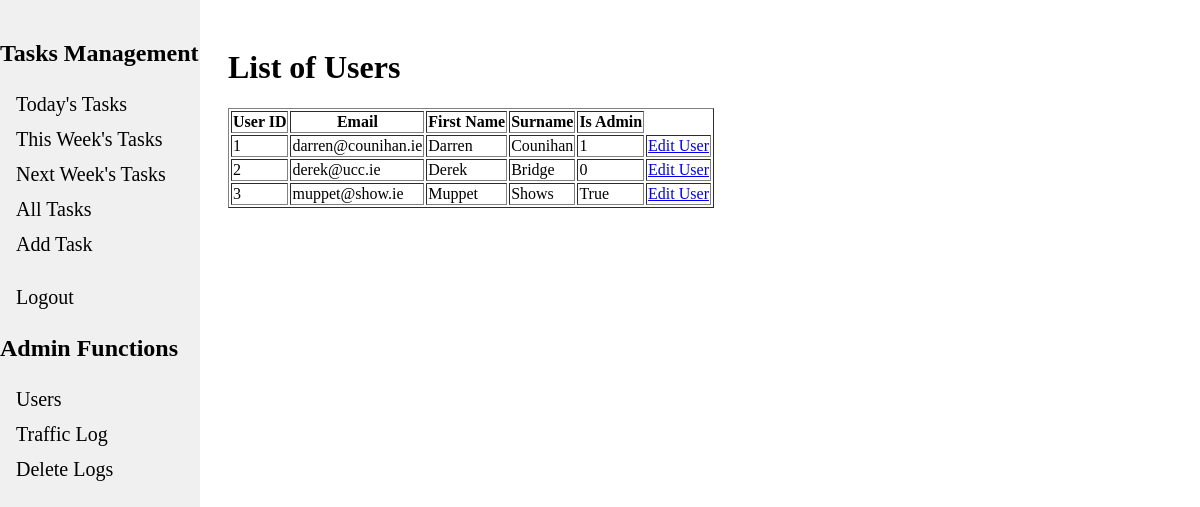
Screenshot of /admin/list_users (signed in) with the database file from the repository.
### tables this page shows
CREATE TABLE users (
    user_id INTEGER PRIMARY KEY AUTOINCREMENT,
    surname TEXT,
    first_name TEXT,
    email TEXT,
    password TEXT,
    is_admin INTEGER DEFAULT 0   /* boolean to identify if user has admin privleges or not */
);

### app.py (the view)
@app.route("/admin/list_users", methods=["GET"])
@login_required
def list_users():
    users = g.db.execute("SELECT * FROM users").fetchall()
    return render_template("list_users.html", users=users)

### app.py (called while the page is built)
@app.before_request
def load_logged_in_user():
    g.user = session.get("user_id", None)
    session_email = session.get("email", None)
    print(session_email)
    db = get_db()
    client_ip = request.remote_addr
    endpoint = request.endpoint
    time = datetime.now()
    g.db.execute("""INSERT INTO traffic_logs (time,ip_addr,user_email,endpoint) VALUES (?,?,?,?)""",
            (time,client_ip, session_email, endpoint))
    g.db.commit()

def login_required(view):
    @wraps(view)
    def wrapped_view(*args, **kwargs):
        if g.user is None:
            return redirect(url_for("login", next=request.url))
        return view(*args,**kwargs)
    return wrapped_view

### database.py (called while the page is built)
def get_db():
    if "db" not in g:
        g.db = sqlite3.connect(DATABASE, detect_types=sqlite3.PARSE_DECLTYPES)
        g.db.row_factory = sqlite3.Row
        return g.db

### templates/list_users.html (shortened to what this page needs)
{% extends "base.html" %}
{% block content %}
<link rel="stylesheet" href="../static/listTaskStyles.css">
<form action="" method="POST" novalidate>
    <h1>List of Users</h1>
    <table border="1">
        <thead>
            <tr>
                <th>User ID</th>
                <th>Email</th>
                <th>First Name</th>
                <th>Surname</th>
                <th>Is Admin</th>
            </tr>
        </thead>
        <tbody>
            {% for user in users %}
                <tr>
                    <td>{{ user['user_id'] }}</td>
                    <td>{{ user['email'] }}</td>
                    <td>{{ user['first_name'] }}</td>
                    <td>{{ user['surname'] }}</td>
                    <td>{{user['is_admin']}}</td>
                    <td><a href="{{ url_for('update_user', user_id=user['user_id']) }}" class="btn btn-primary">Edit User</a></td>
                </tr>
            {% endfor %}
        </tbody>
    </table>
</form>
{% endblock %}

### templates/base.html (shortened to what this page needs)
<!DOCTYPE html>
<html>
<head>
    <link rel="stylesheet" href="../static/baseStyles.css">
</head>
<body>
<div class="navbar">
    {% if 'user_id' in session %}
    <h2>Tasks Management</h2>
    <a href="{{ url_for('todays_tasks') }}">Today's Tasks</a>
    <a href="{{ url_for('this_week_tasks') }}">This Week's Tasks</a>
    <a href="{{ url_for('next_week_tasks') }}">Next Week's Tasks</a>
    <a href="{{ url_for('list_tasks') }}">All Tasks</a>
    <a href="{{ url_for('add_task') }}">Add Task</a>
    <br>
    <a href="{{ url_for('logout') }}">Logout</a>
    {% else %}
        <a href="{{ url_for('login') }}">Login</a>
        <a href="{{ url_for('register') }}">Register</a>
    {% endif %}
    {% if 'is_admin' in session %}
        <h2>Admin Functions</h2>
        <a href="{{ url_for('list_users') }}">Users</a>
        <a href="{{ url_for('view_logs') }}">Traffic Log</a>
        <a href="{{ url_for('delete_all_logs')}}">Delete Logs</a>
    {% endif%}
</div>
<div style="margin-left: 200px; padding: 20px;">
    {% block content %}
    {% endblock %}
</div>
</body>
</html>

### static/baseStyles.css (style rules this page uses)
.navbar { height: 100%; width: 200px; position: fixed; top: 0; left: 0; background-color: #f0f0f0; overflow-x: hidden; padding-top: 20px; }
.navbar a { padding: 6px 8px 6px 16px; text-decoration: none; font-size: 20px; color: black; display: block; }

### rows the page displays
users: user_id "1", email "darren@counihan.ie", first_name "Darren", surname "Counihan", is_admin "1"
users: user_id "2", email "derek@ucc.ie", first_name "Derek", surname "Bridge", is_admin "0"
users: user_id "3", email "muppet@show.ie", first_name "Muppet", surname "Shows", is_admin "True"
